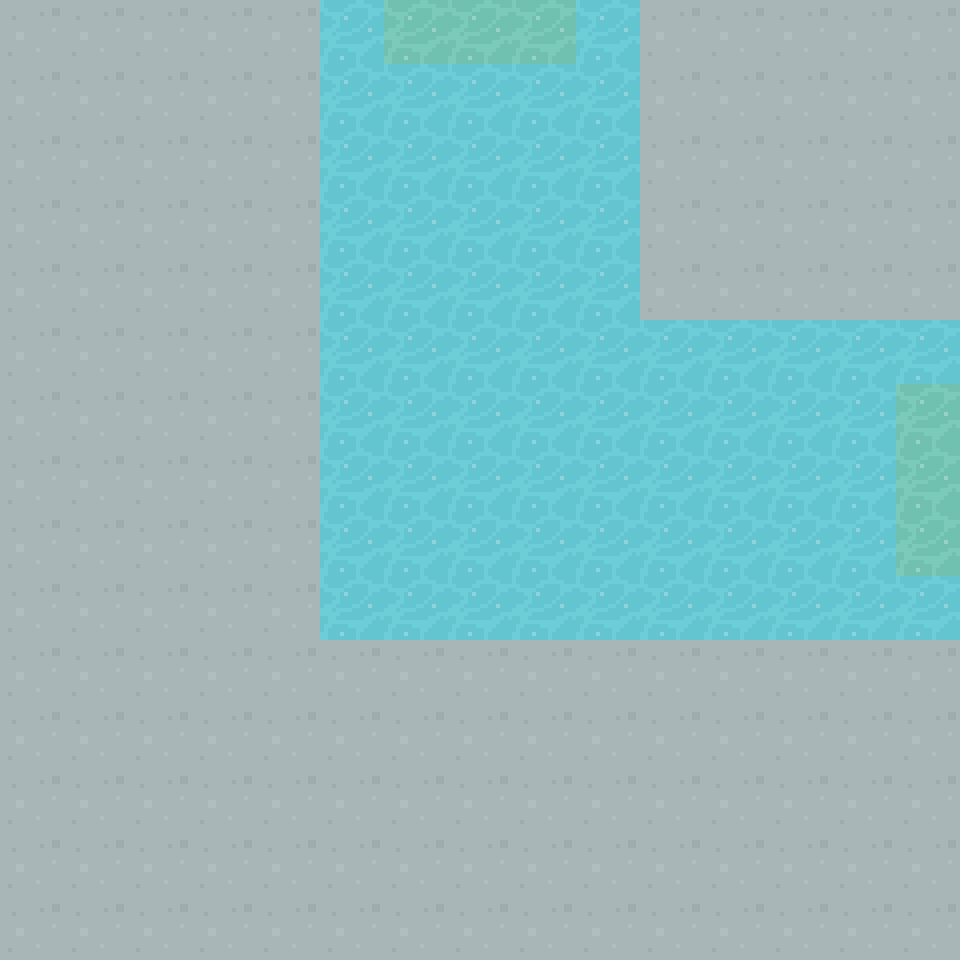

A level layout from a 2D game, rendered from its tile map. Below: a short description, then the map file with its tile-grid data intact:
An orthogonal 15x15 tile map with 64x64 px tiles, 1 tile layer (Tile Layer 1) and 2 objects (NORTH, EAST).

<map version="1.5" tiledversion="1.5.0" orientation="orthogonal" renderorder="right-down" width="15" height="15" tilewidth="64" tileheight="64" infinite="0" nextlayerid="3" nextobjectid="3">
 <tileset firstgid="1" source="../64TilesheetDungeon.tsx" />
 <layer id="1" name="Tile Layer 1" width="15" height="15">
  <data encoding="csv">
68,68,68,68,68,321,326,326,326,321,68,68,68,68,68,
68,68,68,68,68,321,321,321,321,321,68,68,68,68,68,
68,68,68,68,68,321,321,321,321,321,68,68,68,68,68,
68,68,68,68,68,321,321,321,321,321,68,68,68,68,68,
68,68,68,68,68,321,321,321,321,321,68,68,68,68,68,
68,68,68,68,68,321,321,321,321,321,321,321,321,321,321,
68,68,68,68,68,321,321,321,321,321,321,321,321,321,326,
68,68,68,68,68,321,321,321,321,321,321,321,321,321,326,
68,68,68,68,68,321,321,321,321,321,321,321,321,321,326,
68,68,68,68,68,321,321,321,321,321,321,321,321,321,321,
68,68,68,68,68,68,68,68,68,68,68,68,68,68,68,
68,68,68,68,68,68,68,68,68,68,68,68,68,68,68,
68,68,68,68,68,68,68,68,68,68,68,68,68,68,68,
68,68,68,68,68,68,68,68,68,68,68,68,68,68,68,
68,68,68,68,68,68,68,68,68,68,68,68,68,68,68
</data>
 </layer>
 <objectgroup id="2" name="Object Layer 1">
  <object id="1" name="NORTH" x="384" y="0" width="192" height="64" />
  <object id="2" name="EAST" x="896" y="384" width="64" height="192" />
 </objectgroup>
</map>
